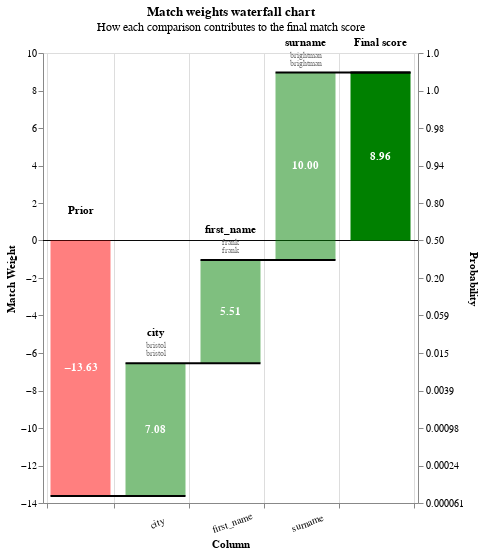

The code cell stored with this chart in its notebook:
### Markdown cell above
Inspect the results
--

### Code cell
person_linker.waterfall_chart(person_match_results.as_record_dict(limit=20))
